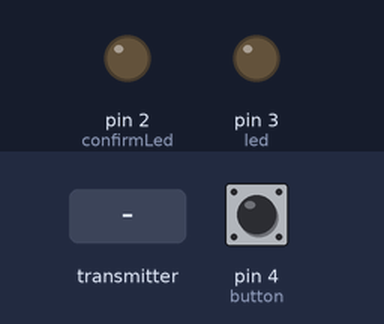
Recording of a sketch running on a simulated Arduino Uno, built with avr-gcc and run on an emulated ATmega328P. Parts: output pins drawn as LEDs (lit = HIGH). Dashed ring = blinking. The test bench sets the inputs (shaded band); at power-on: pin 4 (button) HIGH. No radio packets arrive unless stated.

Above: at 1.2 s.
1.3 s: the transmitter starts sending buttonState = 0
At 1.4 s:
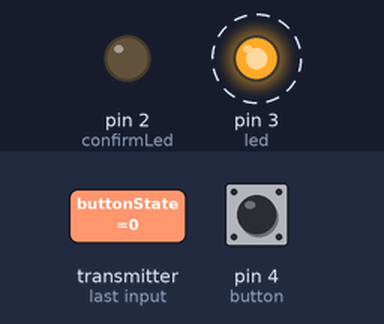
4.3 s: pin 4 (button) pulled LOW for 3.2 s
At 5.39 s:
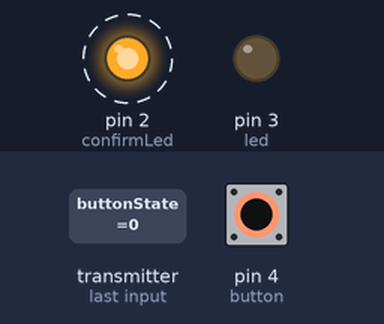
9.0 s: the transmitter starts sending buttonState = 1
At 9.26 s:
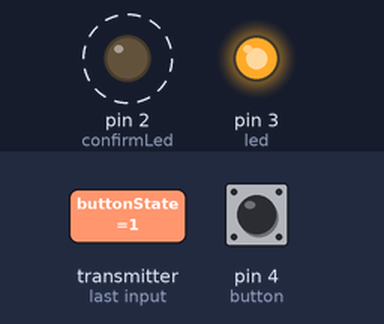
Timing chart, 0 to 12.0 s (numbered marks = the images above; inputs shaded):
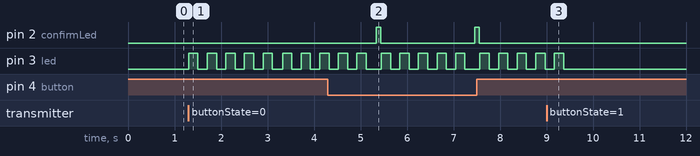

The sketch:

Arduino_nRF24L01_with_LED.ino
```cpp
/*
  Arduino NRF24L01 simple transmit and receive - Created October 2017
    by DonX Developer
  *** This code was created for an Arduino UNO using the Arduino IDE v1.8.4. ***

  Parts:
  2 X Arduinos
  2 X Breadboards
  2 X NRF24L01
  [optional] 2 X YL-105 breakout boards for the NRF24L01. This allows for 5v connection and easier wiring
  2 X Momentary switches
  2 X Red LEDs
  2 X Yellow LEDs
  4 X 220 ohm resistors
  Jumper wires


  NRF24L01  Arduino pin
  VCC       3.3 V
  GND       GND
  CS        8
  CE        7
  MOSI      11 or ICSP-4
  MISO      12 or ICSP-1
  SCK       13 or ICSP-3

  If you use the YL-105 breakout board, the Vcc lead can go to the 5v Arduino pin

  Arduino pin 2 to Yellow LED long lead - anode
  Yellow short lead - cathode to 220ohm resistor, then second resistor lead to GND

  Arduino pin 3 to Red LED long lead - anode
  Red short lead - cathode to 220ohm resistor, then second resistor lead to GND

  Arduino pin 4 to switch, other side of switch to GND

  The physical build of the two boards are identical
  There are minor software differences for the reading and writing pipes for the respective boards.

*/

#include <SPI.h>
#include "RF24.h"

#define button 4
#define confirmLed 2
#define led 3

RF24 NRF24L01 (7, 8);//create object called NRF24L01. specifying the CE and CSN pins to be used on the Arduino

byte address[] [6] = {"pipe1", "pipe2"};//set addresses of the 2 pipes for read and write
boolean buttonState = false;//used for both transmission and receive

void setup() {
  pinMode(button, INPUT_PULLUP);
  pinMode(confirmLed, OUTPUT);//yellow LED
  pinMode(led, OUTPUT);//red LED

  NRF24L01.begin();
  //open the pipes to read and write from board 1
  NRF24L01.openWritingPipe(address[0]);//open writing pipe to address pipe 1
  NRF24L01.openReadingPipe(1, address[1]);//open reading pipe from address pipe 2

  NRF24L01.setPALevel(RF24_PA_MAX);//set RF power output to minimum, RF24_PA_MIN (change to RF24_PA_MAX if required)
  NRF24L01.setDataRate(RF24_250KBPS);//set data rate to 250kbps
  NRF24L01.setChannel(110);//set frequency to channel 110
}

void loop() {
  //Transmit button change to the other Arduino
  delay(10);
  NRF24L01.stopListening();
  buttonState = digitalRead(button);//test for button press on this board
  if (buttonState == LOW)//button is pulled up so test for LOW
  {
    NRF24L01.write(&buttonState, sizeof(buttonState));//send LOW state to other Arduino board
    //flash the yellow LED to show progress
    digitalWrite(confirmLed, HIGH);
    delay(100);
    digitalWrite(confirmLed, LOW);
  }

  buttonState = HIGH;//reset the button state variable

  //Receive button change from the other Arduino
  delay(10);
  NRF24L01.startListening();
  if (NRF24L01.available())//do we have transmission from other Arduino board
  {
    NRF24L01.read(&buttonState, sizeof(buttonState));//update the variable with new state
    NRF24L01.stopListening();
  }
  if (buttonState == HIGH)//test the other Arduino's button state
  {
    digitalWrite(led, LOW);
  }
  else
  {
    flashLed();//indicate that the button was pressed on the other board
  }
  buttonState = HIGH;//reset the button state variable
}

//flash the red LED five times
void flashLed()
{
  for (int i = 0; i < 5; i++)
  {
    digitalWrite(led, HIGH);
    delay(200);
    digitalWrite(led, LOW);
    delay(200);
  }

}
```

Measured:
- after the input at 1.3 s, pin 3 (led): alternates HIGH for 0.20 s and LOW for 0.20 s, starting at once
- after the input at 4.3 s, pin 2 (confirmLed): alternates HIGH for 0.10 s and LOW for 2.0 s, starting after 1.0 s
- after the input at 9.0 s, pin 3 (led): goes on until 9.4 s, then stays LOW
